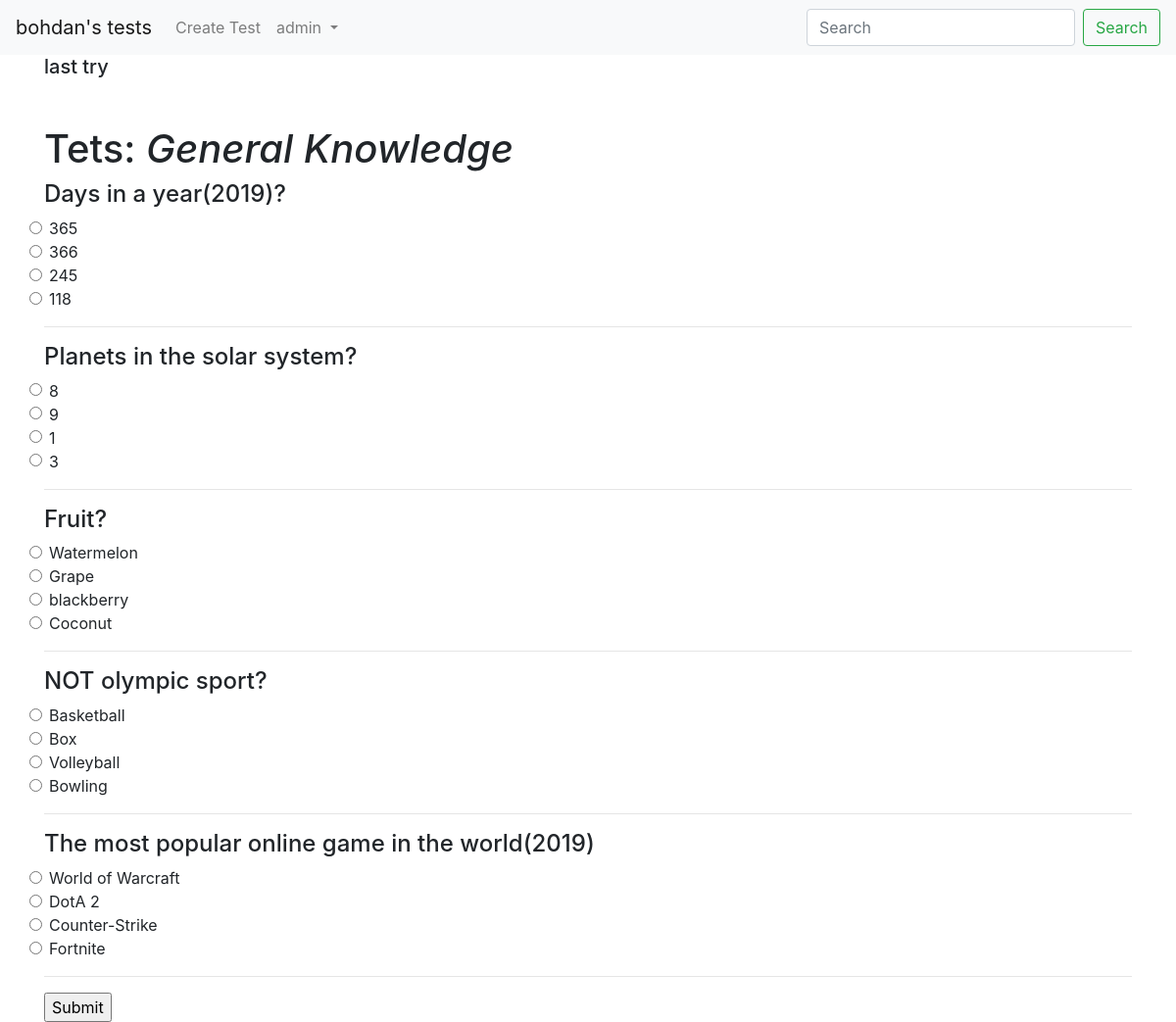
Screenshot of /tests/run/2 (signed in) with the database file from the repository.
### myaccount/models.py (models this page shows, shortened)
class User(AbstractBaseUser):
    email = models.EmailField(max_length=140, unique=True, verbose_name='email')
    username = models.CharField(max_length=40, unique=True)
    img = models.ImageField(verbose_name='avatar', upload_to='avatar_image',
                            height_field=None, width_field=None, max_length=255, blank=True, null=True)
    name = models.CharField(max_length=100, null=True, blank=True)
    s_name = models.CharField(max_length=100, null=True, blank=True, verbose_name='Surname')
    date_of_birth = models.DateField(blank=True, null=True)
    about_me = models.TextField(null=True, blank=True)
    date_joined = models.DateTimeField(verbose_name='date joined', auto_now_add=True)
    last_login = models.DateTimeField(verbose_name='last login', auto_now_add=True)
    is_admin = models.BooleanField(default=False)
    is_active = models.BooleanField(default=True)
    is_superuser = models.BooleanField(default=False)
    is_verificate = models.BooleanField(default=False)
    is_staff = models.BooleanField(default=False)
    USERNAME_FIELD = 'username'
    REQUIRED_FIELDS = ['email']
    objects = MyUserManager()
    def __str__(self):
        return self.username

### mytest/models.py (models this page shows, shortened)
class Test(models.Model):
    title = models.CharField(max_length=250, unique=True)
    img = models.ImageField(upload_to='uploads', height_field=None, width_field=None, max_length=100,
                            null=True, blank=True)
    description = models.TextField()
    author = models.ForeignKey(User, on_delete=models.CASCADE)
    date = models.DateTimeField(auto_now_add=True)

class Question(models.Model):
    question = models.TextField(null=True, blank=True)
    test_q = models.ForeignKey(Test, on_delete=models.CASCADE)
    def __str__(self):
        return self.question

class Answer(models.Model):
    answer = models.CharField(max_length=100, null=True, blank=True)
    question = models.ForeignKey(Question, on_delete=models.CASCADE)
    test = models.ForeignKey(Test, on_delete=models.CASCADE)
    is_correctly = models.BooleanField(default=False)
    def __str__(self):
        return self.answer

### mytest/views.py (the view, shortened to what this page needs)
# urls.py: path('run/<int:id>', TestRun.as_view(), name='run_test'),
class TestRun(View):
    def get(self, request, id):
        context = {}
        if request.user.is_authenticated:
            test = get_object_or_404(Test, id=id)
            questions = Question.objects.filter(test_q=test)
            answers = Answer.objects.filter(test=test)
            test_compl = TestUserList.objects.filter(test=test, user=request.user).order_by('-date')
            if test_compl:
                context['test_compl'] = test_compl
            context['test'] = test.title
            context['questions'] = questions
            context['answers'] = answers
        else:
            context['help_error'] = 'Must by LogIn'
        return render(request, 'mytests/test_run_view.html', context)

### templates/mytests/test_run_view.html (shortened to what this page needs)
{% extends 'index.html' %}
{% block content %}
    {% if not test_compl %}
    {% if request.user.is_authenticated %}
        <h5>last try</h5>
        <h1 class="mt-5">
              Tets: <i>{{ test}}</i>
        </h1>
        <form action="" method="post">
            {% for question in questions %}
                <h4>{{ question.question }}</h4>
                {% for  answ in answers %}
                    {% if answ.question == question %}
                        <div class="row">
                        <div class="form-check">
                            <input class="form-check-input" type="radio" id="gridCheck" name="{{ question }}" value="{{ answ }}">
                            <label class="form-check-label" for="{{ answ }}">
                                {{ answ }}
                            </label>
                        </div>
                        </div>
                    {% endif %}
                {% endfor %}
                <hr>
                {% endfor %}
                <input type="submit">
            </form>
    {% endif %}
{% endif %}
{% endblock %}

### templates/index.html (shortened to what this page needs)
<!DOCTYPE html>
<html lang="en">
<head>
<link rel="stylesheet" href="https://stackpath.bootstrapcdn.com/bootstrap/4.3.1/css/bootstrap.min.css">
</head>
<body>
<nav class="navbar navbar-expand-lg navbar-light bg-light">
  <a class="navbar-brand" href="{% url 'tests' %}">bohdan's tests</a>
  <div class="collapse navbar-collapse" id="navbarSupportedContent">
    <ul class="navbar-nav mr-auto">
      <li class="nav-item">
        <a class="nav-link" href="{% url 'create_test' %}">Create Test</a>
      </li>
        {% if request.user.is_authenticated %}
          <li class="nav-item dropdown">
            <a class="nav-link dropdown-toggle" href="#" id="navbarDropdown" role="button" data-toggle="dropdown" aria-haspopup="true" aria-expanded="false">
              {{ request.user }}
            </a>
          </li>
        {% endif %}
    </ul>
    <form class="form-inline my-2 my-lg-0" action="{% url 'tests' %}">
      <input class="form-control mr-sm-2" type="search" placeholder="Search" aria-label="Search" name='search'>
      <button class="btn btn-outline-success my-2 my-sm-0" type="submit">Search</button>
    </form>
  </div>
</nav>
<div class="container">
    {% block content %}
    {% endblock %}
</div>
</body>
</html>

### rows the page displays
User: user "admin"
Test: title "General Knowledge"
Question: question "Days in a year(2019)?"
Answer: answer "365"
Answer: answer "366"
Answer: answer "245"
Answer: answer "118"
Question: question "Planets in the solar system?"
Answer: answer "8"
Answer: answer "9"
Answer: answer "1"
Answer: answer "3"
Question: question "Fruit?"
Answer: answer "Watermelon"
Answer: answer "Grape"
Answer: answer "blackberry"
Answer: answer "Coconut"
Question: question "NOT olympic sport?"
Answer: answer "Basketball"
Answer: answer "Box"
Answer: answer "Volleyball"
Answer: answer "Bowling"
Question: question "The most popular online game in the world(2019)"
Answer: answer "World of Warcraft"
Answer: answer "DotA 2"
Answer: answer "Counter-Strike"
Answer: answer "Fortnite"
